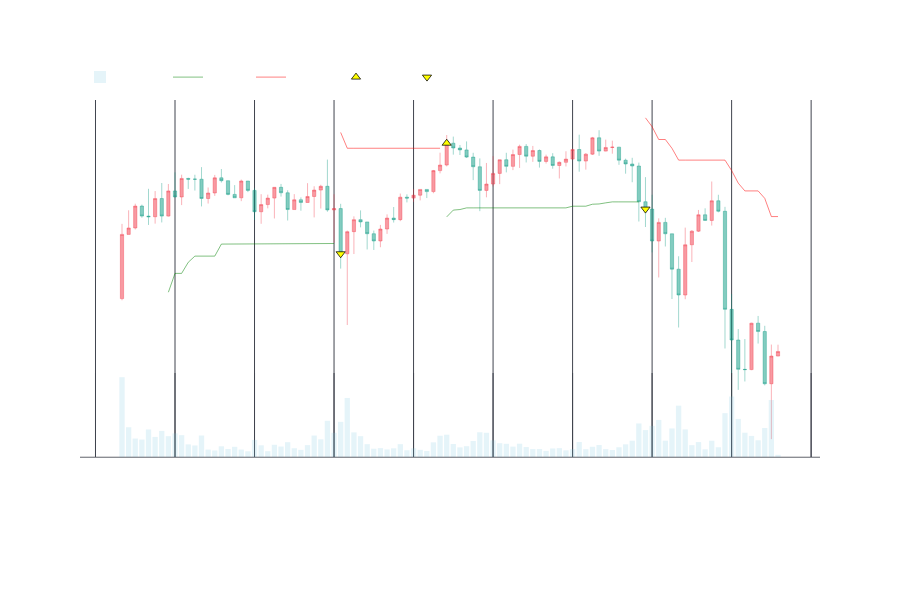

Here is the notebook cell this chart was saved with:
### Code cell
indicators = [{'col': 'st_low',
               'name': 'ST Low',
               'color': 'green'
               },
              {'col': 'st_high',
               'name': 'ST High',
               'color': 'red'
               },
               ]
events =     [{'df': df,
               'col': 'signal_buy',
               'name': 'BUY',
               'color': 'yellow',
               'symbol': 'triangle-up',
               },
              {'df': df,
               'col': 'signal_sell',
               'name': 'SELL',
               'color': 'yellow',
               'symbol': 'triangle-down',
               },
               ]

fig = fn.ohlc_chart(df, show_pnl = False, events=events, indicators=indicators)
fig.show()
